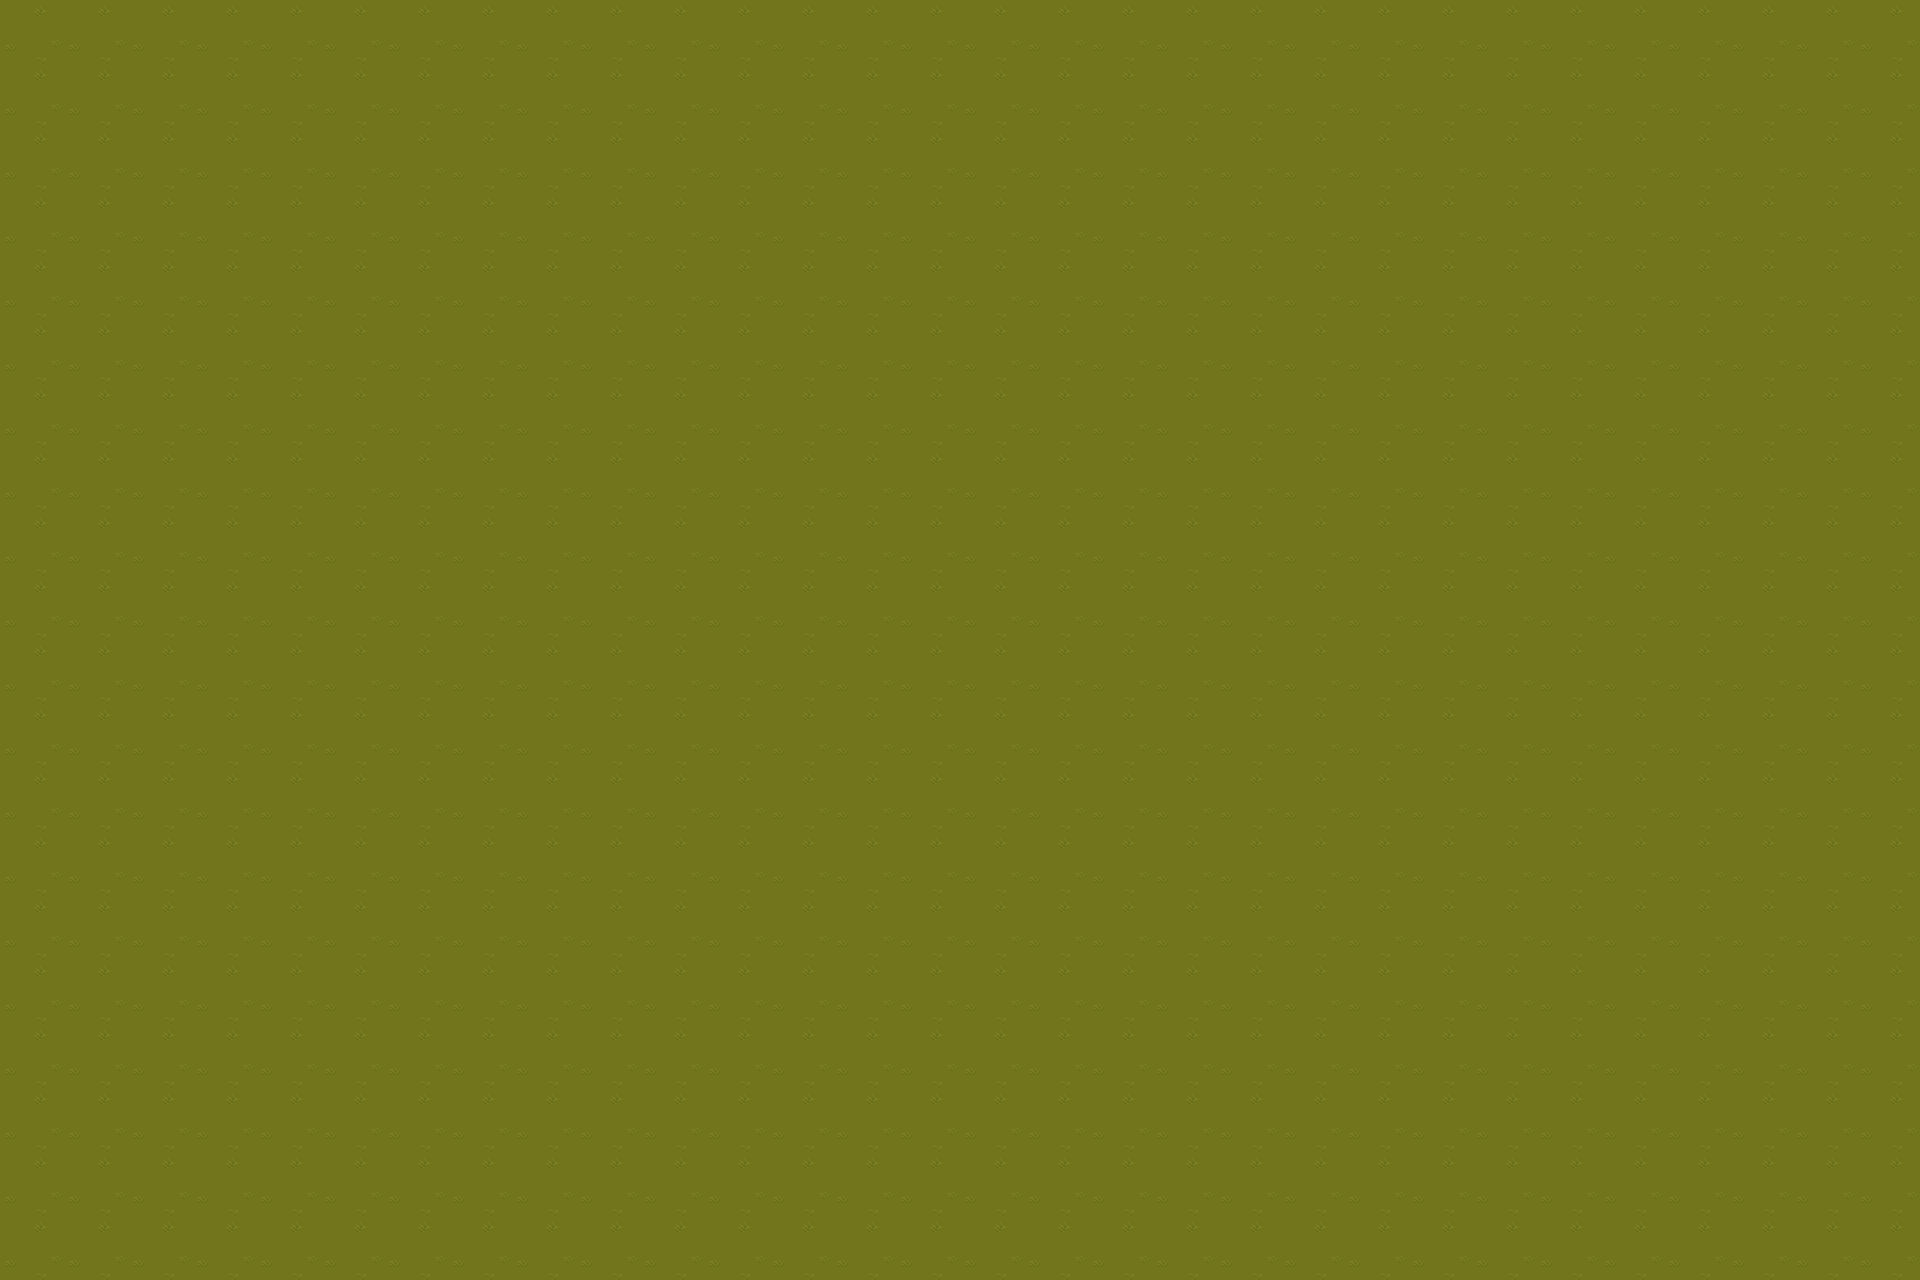

Rendered tile map (Tiled .tmx) drawn with the repository's tilesets; below, a short description and the full map source, tile grids included:
An orthogonal 30x20 tile map with 64x64 px tiles, 1 tile layer (Camada de Blocos 1).

<map version="1.10" tiledversion="1.11.0" orientation="orthogonal" renderorder="right-down" width="30" height="20" tilewidth="64" tileheight="64" infinite="0" nextlayerid="3" nextobjectid="1">
 <tileset firstgid="1" source="TX Tileset Grass.tsx" />
 <layer id="1" name="Camada de Blocos 1" width="30" height="20">
  <data encoding="csv">
1,1,1,1,1,1,1,1,1,1,1,1,1,1,1,1,1,1,1,1,1,1,1,1,1,1,1,1,1,1,
1,1,1,1,1,1,1,1,1,1,1,1,1,1,1,1,1,1,1,1,1,1,1,1,1,1,1,1,1,1,
1,1,1,1,1,1,1,1,1,1,1,1,1,1,1,1,1,1,1,1,1,1,1,1,1,1,1,1,1,1,
1,1,1,1,1,1,1,1,1,1,1,1,1,1,1,1,1,1,1,1,1,1,1,1,1,1,1,1,1,1,
1,1,1,1,1,1,1,1,1,1,1,1,1,1,1,1,1,1,1,1,1,1,1,1,1,1,1,1,1,1,
1,1,1,1,1,1,1,1,1,1,1,1,1,1,1,1,1,1,1,1,1,1,1,1,1,1,1,1,1,1,
1,1,1,1,1,1,1,1,1,1,1,1,1,1,1,1,1,1,1,1,1,1,1,1,1,1,1,1,1,1,
1,1,1,1,1,1,1,1,1,1,1,1,1,1,1,1,1,1,1,1,1,1,1,1,1,1,1,1,1,1,
1,1,1,1,1,1,1,1,1,1,1,1,1,1,1,1,1,1,1,1,1,1,1,1,1,1,1,1,1,1,
1,1,1,1,1,1,1,1,1,1,1,1,1,1,1,1,1,1,1,1,1,1,1,1,1,1,1,1,1,1,
1,1,1,1,1,1,1,1,1,1,1,1,1,1,1,1,1,1,1,1,1,1,1,1,1,1,1,1,1,1,
1,1,1,1,1,1,1,1,1,1,1,1,1,1,1,1,1,1,1,1,1,1,1,1,1,1,1,1,1,1,
1,1,1,1,1,1,1,1,1,1,1,1,1,1,1,1,1,1,1,1,1,1,1,1,1,1,1,1,1,1,
1,1,1,1,1,1,1,1,1,1,1,1,1,1,1,1,1,1,1,1,1,1,1,1,1,1,1,1,1,1,
1,1,1,1,1,1,1,1,1,1,1,1,1,1,1,1,1,1,1,1,1,1,1,1,1,1,1,1,1,1,
1,1,1,1,1,1,1,1,1,1,1,1,1,1,1,1,1,1,1,1,1,1,1,1,1,1,1,1,1,1,
1,1,1,1,1,1,1,1,1,1,1,1,1,1,1,1,1,1,1,1,1,1,1,1,1,1,1,1,1,1,
1,1,1,1,1,1,1,1,1,1,1,1,1,1,1,1,1,1,1,1,1,1,1,1,1,1,1,1,1,1,
1,1,1,1,1,1,1,1,1,1,1,1,1,1,1,1,1,1,1,1,1,1,1,1,1,1,1,1,1,1,
1,1,1,1,1,1,1,1,1,1,1,1,1,1,1,1,1,1,1,1,1,1,1,1,1,1,1,1,1,1
</data>
 </layer>
 <objectgroup id="2" name="Camada de Objetos 1" />
</map>
